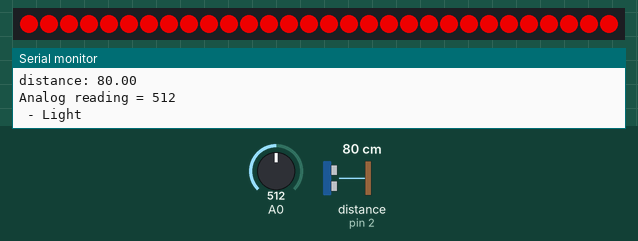
Recording of a sketch running on a simulated Arduino Uno, built with avr-gcc and run on an emulated ATmega328P. Parts: 30 RGB LEDs in strip order, left to right, the last lines printed to the serial monitor. Inputs (shaded band) come from the test bench; at power-on: distance to the obstacle (sensor on pin 2) 80 cm, A0 = 512. Dim RGB values are drawn brighter than linear.

Above: at 4.2 s.
4.3 s: distance to the obstacle (sensor on pin 2) set to 22 cm
6.0 s: distance to the obstacle (sensor on pin 2) set to 18 cm
At 6.52 s:
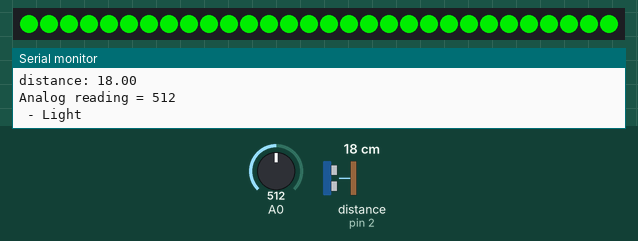
8.7 s: A0 set to 308
10.2 s: A0 set to 288
At 10.48 s:
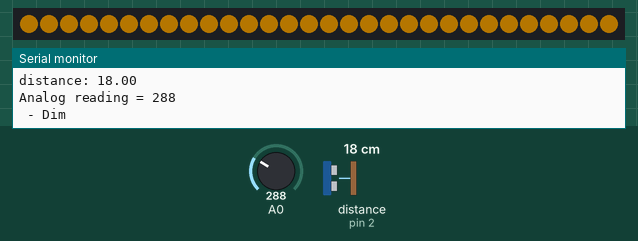
11.8 s: A0 set to 90
At 12.61 s:
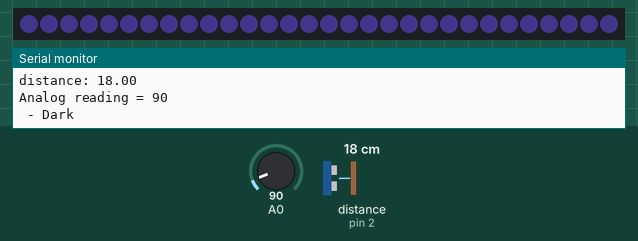
13.3 s: A0 set to 104
At 14.74 s:
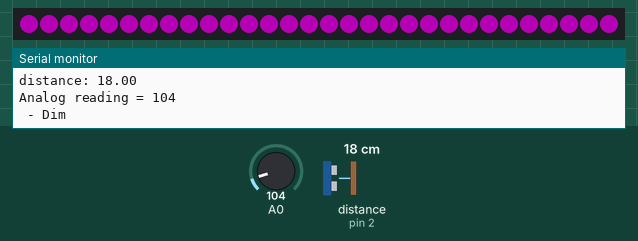
Timing chart, 0 to 16.1 s (numbered marks = the images above; inputs shaded):
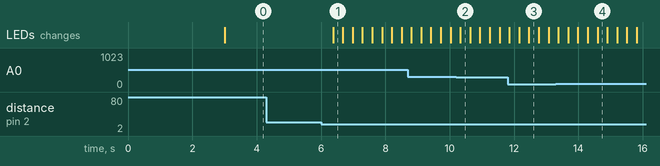

Measured:
- the behaviour switches between 20 and 19 cm on distance to the obstacle (sensor on pin 2) (found by bisection; images 0 and 1)
- the behaviour switches between 300 and 299 on A0 (found by bisection; images 1 and 2)
- the behaviour switches between 99 and 100 on A0 (found by bisection; images 3 and 4)
- after the input at 6.0 s, the LEDs: change after 0.37 s (image 1)

The sketch:

Name_sign_project.ino
```cpp
#include <HCSR04.h>
#include <FastLED.h>

#define LED_PIN     7
#define NUM_LEDS    30
#define BRIGHTNESS  200
#define LED_TYPE    WS2812B
#define COLOR_ORDER GRB
CRGB leds[NUM_LEDS];
UltraSonicDistanceSensor distanceSensor(3, 2);  // Initialize sensor that uses digital pins 13 and 12.

CRGBPalette16 currentPalette;
TBlendType    currentBlending;

int moneRandomLight =2;


void setup () {
    Serial.begin(9600);  // We initialize serial connection so that we could print values from sensor.
    delay( 3000 ); // power-up safety delay
    FastLED.addLeds<LED_TYPE, LED_PIN, COLOR_ORDER>(leds, NUM_LEDS).setCorrection( TypicalLEDStrip );
    FastLED.setBrightness(  BRIGHTNESS );

    currentPalette = RainbowColors_p;
    currentBlending = LINEARBLEND;

}


void loop () {
    double distance = distanceSensor.measureDistanceCm();
    int analogValue = analogRead(A0);


    Serial.print("distance: ");
    Serial.println(distance);

  Serial.print("Analog reading = ");
  Serial.println(analogValue);

  if(distance < 20){
    randomLight();
  }

  if (analogValue < 100) {
    Serial.println(" - Dark");
    FastLED.setBrightness(20);

  } else if (analogValue < 300) {
    Serial.println(" - Dim");
    FastLED.setBrightness(80);

  } else{
    Serial.println(" - Light");
    FastLED.setBrightness(255);
  }
  FillLEDsFromPaletteColors(0);
  FastLED.show();

  delay(300);

}


void FillLEDsFromPaletteColors(int colorIndex)
{
    uint8_t brightness = 200;

    for( int i = 0; i < NUM_LEDS; ++i) {
        leds[i] = ColorFromPalette( currentPalette, colorIndex, brightness, currentBlending);
    }
}

void randomLight(){
  if(moneRandomLight ==8){
    moneRandomLight=2;
  }
  switch(moneRandomLight){
    case 2:
          fill_solid( currentPalette, 16, CRGB(255,0,0));
          break;
    case 3:
          fill_solid( currentPalette, 16, CRGB(0, 255, 0));
          break;
    case 4:
          fill_solid( currentPalette, 16, CRGB(255, 165, 0));
          break;
    case 5:
          fill_solid( currentPalette, 16, CRGB(106, 90, 205));
          break;
    case 6:
          fill_solid( currentPalette, 16, CRGB(255, 0, 255));
          break;
    case 7:
          fill_solid( currentPalette, 16, CRGB(0, 0, 255));
          break;
  }
  moneRandomLight +=1;
}
```
